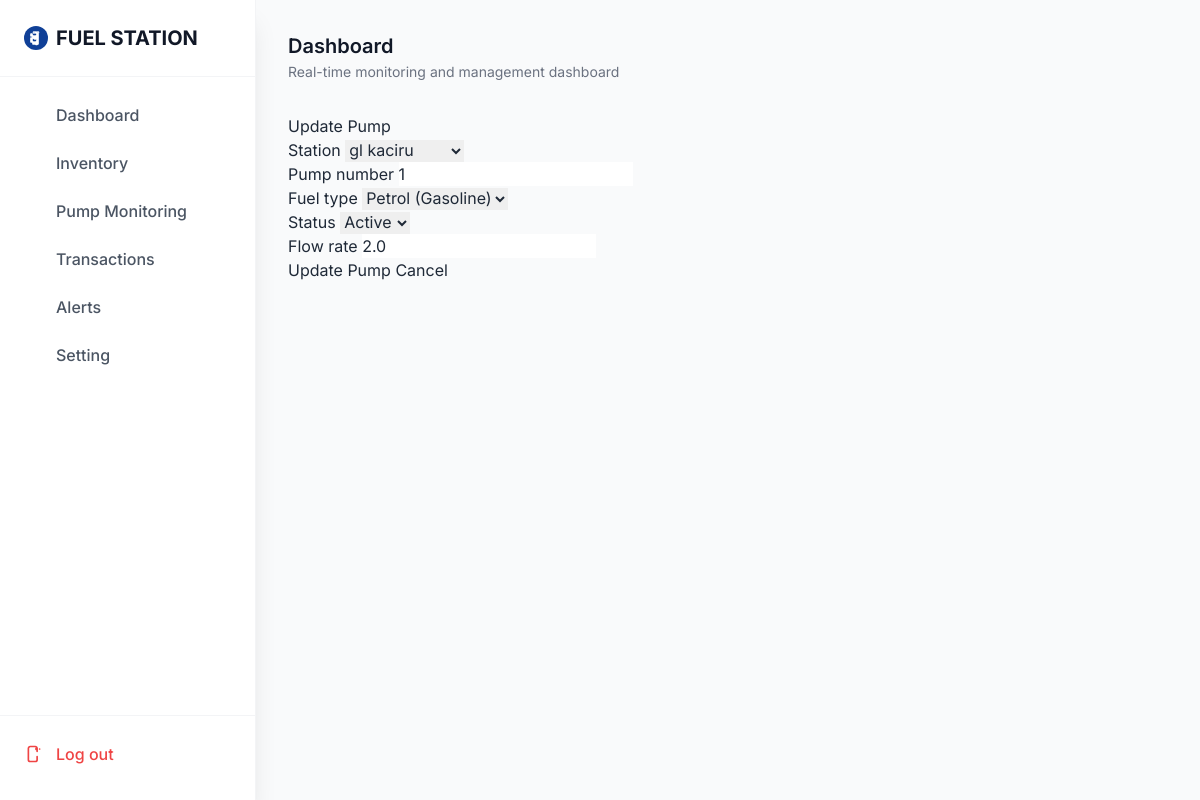
The page /pumps/1/update/ (signed in) on the database its author committed.
### service/models.py (models this page shows, shortened)
class Station(models.Model):
    station_id = models.AutoField(primary_key=True)
    company_id= models.ForeignKey(Company, on_delete=models.CASCADE, related_name='stations')
    manager_id = models.ForeignKey(User, on_delete=models.SET_NULL, null=True, blank=True, related_name='managed_stations')
    name = models.CharField(max_length=100)
    location = models.CharField(max_length=255)
    created_at = models.DateTimeField(auto_now_add=True)
    status = models.CharField(max_length=20, blank=True, null=True)
    def __str__(self):
        return self.name

class Pump(models.Model):
    pump_id = models.AutoField(primary_key=True)
    station = models.ForeignKey(Station, on_delete=models.CASCADE, related_name='pumps')
    pump_number = models.IntegerField()
    FUEL_CHOICES = [
        ('petrol', 'Petrol (Gasoline)'),
        ('diesel', 'Diesel'),
    ]
    fuel_type = models.CharField(
        max_length=50,
        choices=FUEL_CHOICES, # Using the choices
        default='petrol'     # Set a default
    )
    STATUS_CHOICES = [
        ('active', 'Active'),
        ('offline', 'Offline'),
    ]
    status = models.CharField(max_length=20, choices=STATUS_CHOICES, default='active')
    flow_rate = models.FloatField(null=True, blank=True)
    class Meta:
        unique_together = ('station', 'pump_number')

### service/views.py (the view, shortened to what this page needs)
# urls.py: path('pumps/<int:pump_id>/update/', views.PumpUpdateView.as_view(), name='pump_update'),
class PumpUpdateView(UpdateView):
    model = Pump
    template_name = "pumps/form.html"
    fields = ["station", "pump_number", "fuel_type", "status", "flow_rate"]
    success_url = reverse_lazy('pump_list')
    pk_url_kwarg = 'pump_id'

### templates/pumps/form.html (shortened to what this page needs)
{% extends 'base.html' %}
{% block content %}
<div class="container">
    <h2>{% if object %}Update Pump{% else %}Create New Pump{% endif %}</h2>
    <form method="post">
        {% for field in form %}
        <div class="form-group">
            <label for="{{ field.id_for_label }}">{{ field.label }}</label>
            {{ field }}
        </div>
        {% endfor %}
        <button type="submit" class="btn btn-primary">
            {% if object %}Update{% else %}Create{% endif %} Pump
        </button>
        <a href="{% url 'pump_list' %}" class="btn btn-secondary">Cancel</a>
    </form>
</div>
{% endblock %}

### rows shown on the page
Station: form "gl kaciru"
Pump: form "1" "Petrol (Gasoline)" "Active" "2.0"

### other values the page prints
{{ field.label }} "Station" "Pump number" "Fuel type" "Status" "Flow rate"
